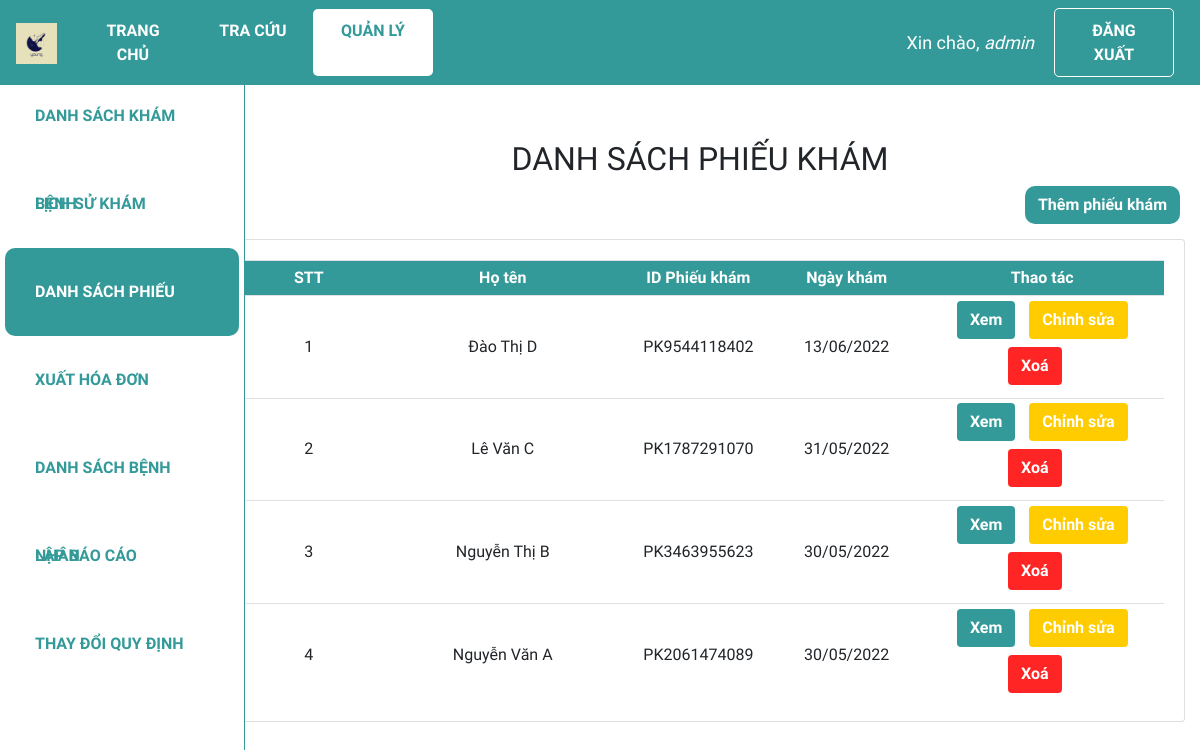
The app's page /dspk (signed in) with its own data.
### web_core/models.py (models this page shows, shortened)
class PHIEUKHAM(models.Model):
    id = ShortUUIDField(
        verbose_name='ID phiếu khám',
        length=10,
        max_length=12,
        prefix="PK",
        alphabet="0123456789",
        primary_key=True
    )
    id_benhnhan = models.ForeignKey(BENHNHAN, on_delete = models.CASCADE,verbose_name = 'ID bệnh nhân', null = True)
    ngay_kham = models.DateTimeField('Ngày khám', auto_now_add = True)
    trieu_chung = models.CharField('Triệu chứng', max_length = 100, blank = False)
    loai_benh = models.ForeignKey(DANHMUC, on_delete = models.CASCADE, limit_choices_to = {'loai':'Bệnh'}, related_name = 'benh',verbose_name = 'Loại bệnh',null = True)

class BENHNHAN(models.Model):
    GIOITINH = (
        ('Nam', 'Nam'),
        ('Nữ', 'Nữ'),
    )
    id = ShortUUIDField(
        verbose_name='ID bệnh nhân',
        length=10,
        max_length=12,
        prefix="BN",
        alphabet="0123456789",
        primary_key=True)
    ho_ten = models.CharField('Họ tên', max_length = 100)
    gioi_tinh = models.CharField('Giới tính', max_length = 3, choices = GIOITINH)
    ngay_sinh = models.DateField('Ngày sinh', default = '01/01/1990', null=True)
    dia_chi = models.CharField('Địa chỉ', max_length = 255, null = True)

### web_core/views.py (the view)
# urls.py: path('dspk',views.dspk, name='quanli_dspk'),
@login_required(login_url='login')
def dspk(request):
    dspk = PHIEUKHAM.objects.all().order_by('-ngay_kham')
    enum_dspk = enumerate(dspk,start = 1)
    context = {'enum_dspk':enum_dspk}
    return render(request, 'web_core/dspk.html', context)

### web_core/templates/web_core/dspk.html (shortened to what this page needs)
{% extends 'web_core/main.html' %}
{% block content %}
<div class="row">
    <div class="col-md-2">
        {% include 'web_core/sidebar.html' %}
    </div>
    <div class="col-md-10">
        <h2 class="table-title" style>DANH SÁCH PHIẾU KHÁM</h2>
        <div class="btn-text-right">
            <a class="btn add-btn" href="{% url 'quanli_them_phieukham' %}">Thêm phiếu khám</a>
        </div>
        <div class="card card-body">
            <table class='table table-sm'>
                <tr class="table-head">
                    <th class="small-content">STT</th>
                    <th class="mid-content">Họ tên</th>
                    <th class="small-content">ID Phiếu khám</th>
                    <th class="small-content">Ngày khám</th>
                    <th class="mid-content">Thao tác</th>
                </tr>
                {% for index, phieukham in enum_dspk %}
                <tr>
                    <td class="small-content">{{index}}</td>
                    <td class="mid-content">{{phieukham.id_benhnhan.ho_ten}}</td>
                    <td class="small-content">{{phieukham.id}}</td>
                    <td class="small-content">{{phieukham.ngay_kham|date:"d/m/Y"}}</td>
                    <td>
                        <a class="btn view-btn" href="{% url 'quanli_xem_phieukham' phieukham.id %}">Xem</a>
                        {% if request.user.is_staff%}
                        <a class="btn edit-btn" href="{% url 'quanli_sua_phieukham' phieukham.id %}">Chỉnh sửa</a>
                        <a class="btn del-btn" href="{% url 'quanli_xoa_phieukham' phieukham.id %}">Xoá</a>
                        {% endif %}
                    </td>
                </tr>
                {% endfor %}
            </table>
        </div>
    </div>
</div>
{% endblock %}

### web_core/templates/web_core/navbar.html (shortened to what this page needs)
{% load static %}
<nav class="navbar navbar-expand-lg my-navbar fixed-top">
    <a href="{% url 'home' %}">
        <img class="navbar-brand" alt="logo-brand" src="{% static 'images/favicon.png' %}" height="50"
            style="padding-bottom: 4px" />
    </a>
    <div class="collapse navbar-collapse" id="navbarNav">
        {% with request.resolver_match.url_name as url_name %}
        <div class="navbar-nav">
            <a class="nav-item nav-link my-nav-item {% if url_name == 'home' %}my-nav-active{% endif %}"
                href="{% url 'home' %}">Trang chủ</a>
            <a class="nav-item nav-link my-nav-item {% if url_name == 'lsk_guest' %}my-nav-active{% endif %}"
                href="{% url 'lsk_guest' %}">Tra cứu</a>
            <a class="nav-item nav-link my-nav-item {% if 'quanli' in url_name %}my-nav-active{% endif %}"
                href="{% url 'quanli_dskb' %}">Quản lý</a>
        </div>
        {% endwith %}
    </div>
    {% with request.resolver_match.url_name as url_name %}
    {% if request.user.is_authenticated %}
    <span class="hello-msg">Xin chào, <span> {{request.user}} </span></span>
    <a class="nav-item nav-link my-nav-item my-btn" href="{% url 'logout' %}">Đăng xuất</a>
    {% else %}
    <a class="nav-item nav-link my-nav-item my-btn {% if url_name == 'login' %}my-nav-active{% endif %}"
        href="{% url 'login' %}">Đăng nhập</a>
    {% endif %}
    {% endwith %}
</nav>

### web_core/static/css/main.css (style rules this page uses)
* { font-family: 'Baloo 2', cursive; }
html, body { margin: 0; padding: 0; height: 100%; overflow-x: hidden; }

### web_core/templates/web_core/navbar.html (style rules this page uses)
.my-navbar.fixed-top { position: fixed; color: #fff; background-color: #399; z-index: 10; }
.my-nav-item { color: #fff; font-weight: bold; padding: 9.6px 16px !important; text-transform: uppercase; border-radius: 5px; width: 120px; text-align: center; }
.my-nav-active, .my-nav-active:hover { color: #399; background-color: #fff; }
.my-btn { border: 1px solid #fff; margin-right: 10px; }
.hello-msg { font-size: 18px; color: #fff; margin-right: 20px; }
.hello-msg>span { font-style: italic; }

### web_core/templates/web_core/dspk.html (style rules this page uses)
.col-md-2 { padding: 0; }
.col-md-10 { margin-top: 50px; }
.card-body { padding-bottom: 0px; }
.table-title { text-align: center; }
.table th, .table td { vertical-align: middle; text-align: center; }
.small-content { width: 150px; }
.mid-content { width: 250px; }
.table-head { color: #ffff; background-color: #399; }
.btn { margin: 0 5px; }
.btn-text-right { text-align: right; }
.btn.edit-btn { font-weight: bold; margin-bottom: 8px; cursor: pointer; color: #fff; background-color: rgb(255, 204, 0); }
.btn.del-btn { font-weight: bold; margin-bottom: 8px; margin-right: 20px; cursor: pointer; color: #fff; background-color: rgb(255, 37, 37) }
.btn.view-btn { font-weight: bold; margin-bottom: 8px; cursor: pointer; color: #fff; background-color: #399; }
.btn.add-btn { font-weight: bold; margin-bottom: 15px; cursor: pointer; color: rgb(255, 255, 255); background-color: #399; border-radius: 10px; }

### records on screen
PHIEUKHAM: index "1", id_benhnhan.ho_ten "Đào Thị D", id "PK9544118402", ngay_kham "13/06/2022"
PHIEUKHAM: index "2", id_benhnhan.ho_ten "Lê Văn C", id "PK1787291070", ngay_kham "31/05/2022"
PHIEUKHAM: index "3", id_benhnhan.ho_ten "Nguyễn Thị B", id "PK3463955623", ngay_kham "30/05/2022"
PHIEUKHAM: index "4", id_benhnhan.ho_ten "Nguyễn Văn A", id "PK2061474089", ngay_kham "30/05/2022"

### other values on screen
{{ request.user }} "admin"
